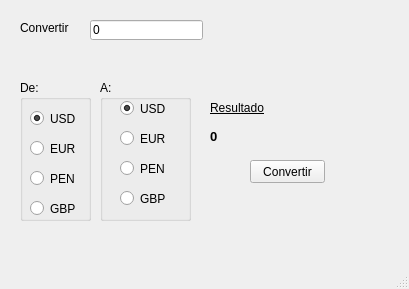
<?xml version="1.0" encoding="UTF-8"?>
<ui version="4.0">
 <class>TipoDeCambio</class>
 <widget class="QMainWindow" name="TipoDeCambio">
  <property name="geometry">
   <rect>
    <x>0</x>
    <y>0</y>
    <width>409</width>
    <height>289</height>
   </rect>
  </property>
  <property name="windowTitle">
   <string>Tipo de cambio</string>
  </property>
  <widget class="QWidget" name="centralwidget">
   <widget class="QLabel" name="lblConvertir">
    <property name="geometry">
     <rect>
      <x>20</x>
      <y>20</y>
      <width>61</width>
      <height>16</height>
     </rect>
    </property>
    <property name="text">
     <string>Convertir</string>
    </property>
   </widget>
   <widget class="QLineEdit" name="leImporte">
    <property name="geometry">
     <rect>
      <x>90</x>
      <y>20</y>
      <width>113</width>
      <height>20</height>
     </rect>
    </property>
    <property name="text">
     <string>0</string>
    </property>
   </widget>
   <widget class="QGroupBox" name="gbDe">
    <property name="geometry">
     <rect>
      <x>20</x>
      <y>80</y>
      <width>71</width>
      <height>141</height>
     </rect>
    </property>
    <property name="title">
     <string>De:</string>
    </property>
    <widget class="QRadioButton" name="rbDeUSD">
     <property name="geometry">
      <rect>
       <x>10</x>
       <y>30</y>
       <width>82</width>
       <height>17</height>
      </rect>
     </property>
     <property name="text">
      <string>USD</string>
     </property>
     <property name="checked">
      <bool>true</bool>
     </property>
    </widget>
    <widget class="QRadioButton" name="rbDeEUR">
     <property name="geometry">
      <rect>
       <x>10</x>
       <y>60</y>
       <width>82</width>
       <height>17</height>
      </rect>
     </property>
     <property name="text">
      <string>EUR</string>
     </property>
    </widget>
    <widget class="QRadioButton" name="rbDePEN">
     <property name="geometry">
      <rect>
       <x>10</x>
       <y>90</y>
       <width>82</width>
       <height>17</height>
      </rect>
     </property>
     <property name="text">
      <string>PEN</string>
     </property>
    </widget>
    <widget class="QRadioButton" name="rbAGBP_2">
     <property name="geometry">
      <rect>
       <x>10</x>
       <y>120</y>
       <width>82</width>
       <height>17</height>
      </rect>
     </property>
     <property name="text">
      <string>GBP</string>
     </property>
    </widget>
   </widget>
   <widget class="QGroupBox" name="gbA">
    <property name="geometry">
     <rect>
      <x>100</x>
      <y>80</y>
      <width>91</width>
      <height>141</height>
     </rect>
    </property>
    <property name="title">
     <string>A:</string>
    </property>
    <widget class="QRadioButton" name="rbAUSD">
     <property name="geometry">
      <rect>
       <x>20</x>
       <y>20</y>
       <width>82</width>
       <height>17</height>
      </rect>
     </property>
     <property name="text">
      <string>USD</string>
     </property>
     <property name="checked">
      <bool>true</bool>
     </property>
    </widget>
    <widget class="QRadioButton" name="rbAEUR">
     <property name="geometry">
      <rect>
       <x>20</x>
       <y>50</y>
       <width>82</width>
       <height>17</height>
      </rect>
     </property>
     <property name="text">
      <string>EUR</string>
     </property>
    </widget>
    <widget class="QRadioButton" name="rbAPEN">
     <property name="geometry">
      <rect>
       <x>20</x>
       <y>80</y>
       <width>82</width>
       <height>17</height>
      </rect>
     </property>
     <property name="text">
      <string>PEN</string>
     </property>
    </widget>
    <widget class="QRadioButton" name="rbAGBP">
     <property name="geometry">
      <rect>
       <x>20</x>
       <y>110</y>
       <width>82</width>
       <height>17</height>
      </rect>
     </property>
     <property name="text">
      <string>GBP</string>
     </property>
    </widget>
   </widget>
   <widget class="QLabel" name="lblResultado">
    <property name="geometry">
     <rect>
      <x>210</x>
      <y>100</y>
      <width>61</width>
      <height>16</height>
     </rect>
    </property>
    <property name="font">
     <font>
      <underline>true</underline>
     </font>
    </property>
    <property name="text">
     <string>Resultado</string>
    </property>
   </widget>
   <widget class="QLabel" name="lblCambio">
    <property name="geometry">
     <rect>
      <x>210</x>
      <y>130</y>
      <width>47</width>
      <height>13</height>
     </rect>
    </property>
    <property name="font">
     <font>
      <pointsize>10</pointsize>
      <weight>75</weight>
      <bold>true</bold>
     </font>
    </property>
    <property name="text">
     <string>0</string>
    </property>
   </widget>
   <widget class="QPushButton" name="pbTipoCambio">
    <property name="geometry">
     <rect>
      <x>250</x>
      <y>160</y>
      <width>75</width>
      <height>23</height>
     </rect>
    </property>
    <property name="text">
     <string>Convertir</string>
    </property>
   </widget>
  </widget>
  <widget class="QMenuBar" name="menubar">
   <property name="geometry">
    <rect>
     <x>0</x>
     <y>0</y>
     <width>409</width>
     <height>21</height>
    </rect>
   </property>
  </widget>
  <widget class="QStatusBar" name="statusbar"/>
 </widget>
 <resources/>
 <connections/>
</ui>
